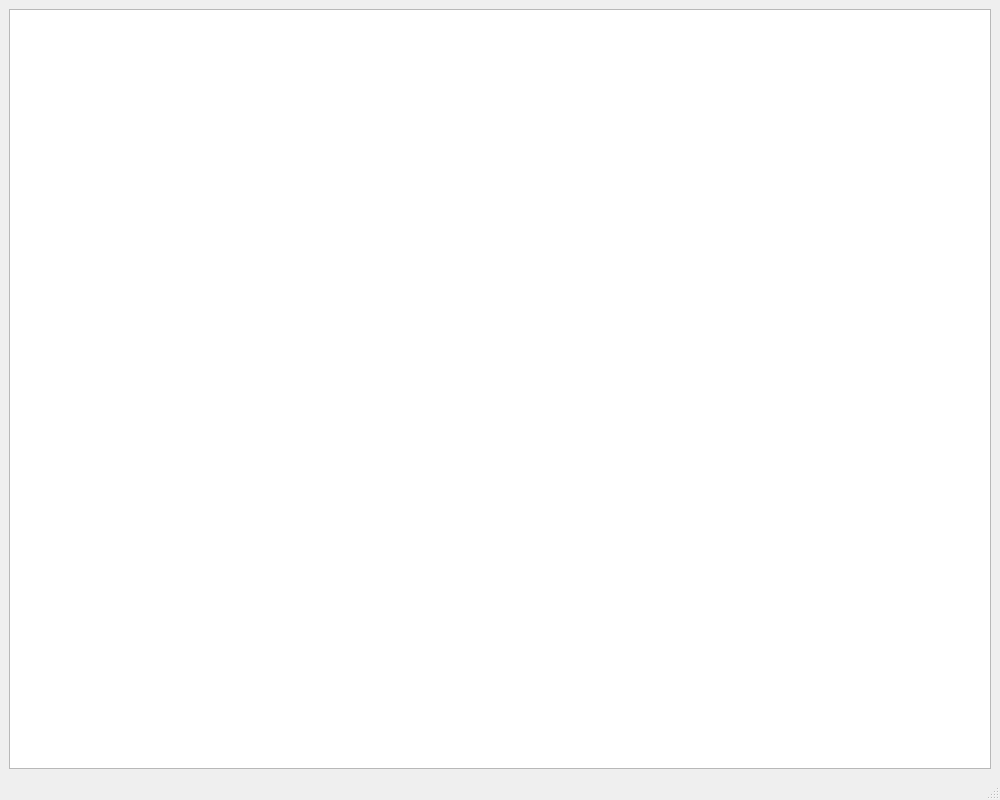
<?xml version="1.0" encoding="UTF-8"?>
<ui version="4.0">
 <class>MainWindow</class>
 <widget class="QMainWindow" name="MainWindow">
  <property name="geometry">
   <rect>
    <x>0</x>
    <y>0</y>
    <width>1000</width>
    <height>800</height>
   </rect>
  </property>
  <property name="windowTitle">
   <string>MainWindow</string>
  </property>
  <widget class="QWidget" name="centralwidget">
   <layout class="QGridLayout" name="gridLayout">
    <item row="0" column="0">
     <widget class="QGraphicsView" name="graphicsView">
      <property name="enabled">
       <bool>true</bool>
      </property>
     </widget>
    </item>
   </layout>
  </widget>
  <widget class="QMenuBar" name="menubar">
   <property name="geometry">
    <rect>
     <x>0</x>
     <y>0</y>
     <width>1000</width>
     <height>21</height>
    </rect>
   </property>
  </widget>
  <widget class="QStatusBar" name="statusbar"/>
 </widget>
 <resources/>
 <connections/>
</ui>
